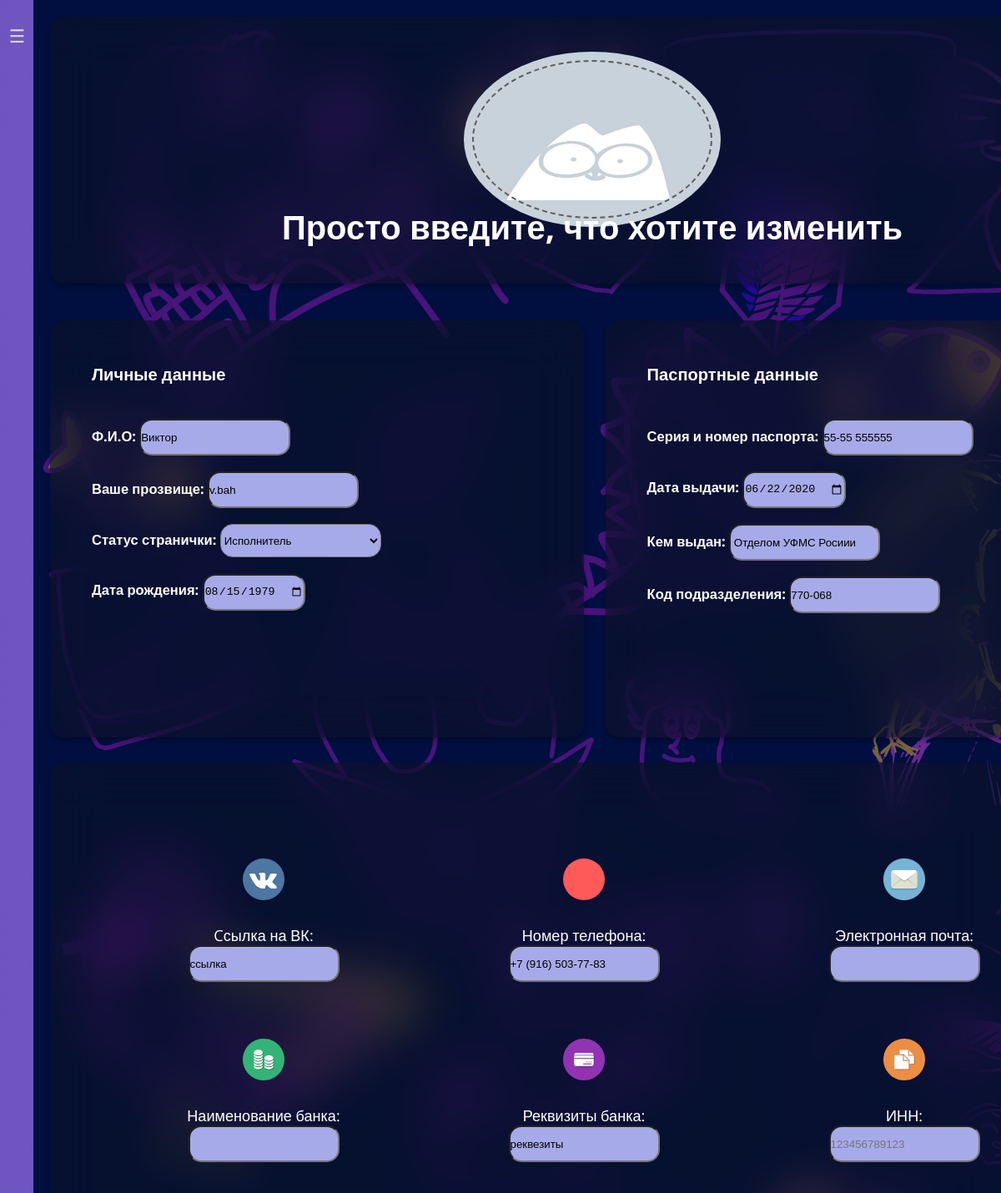
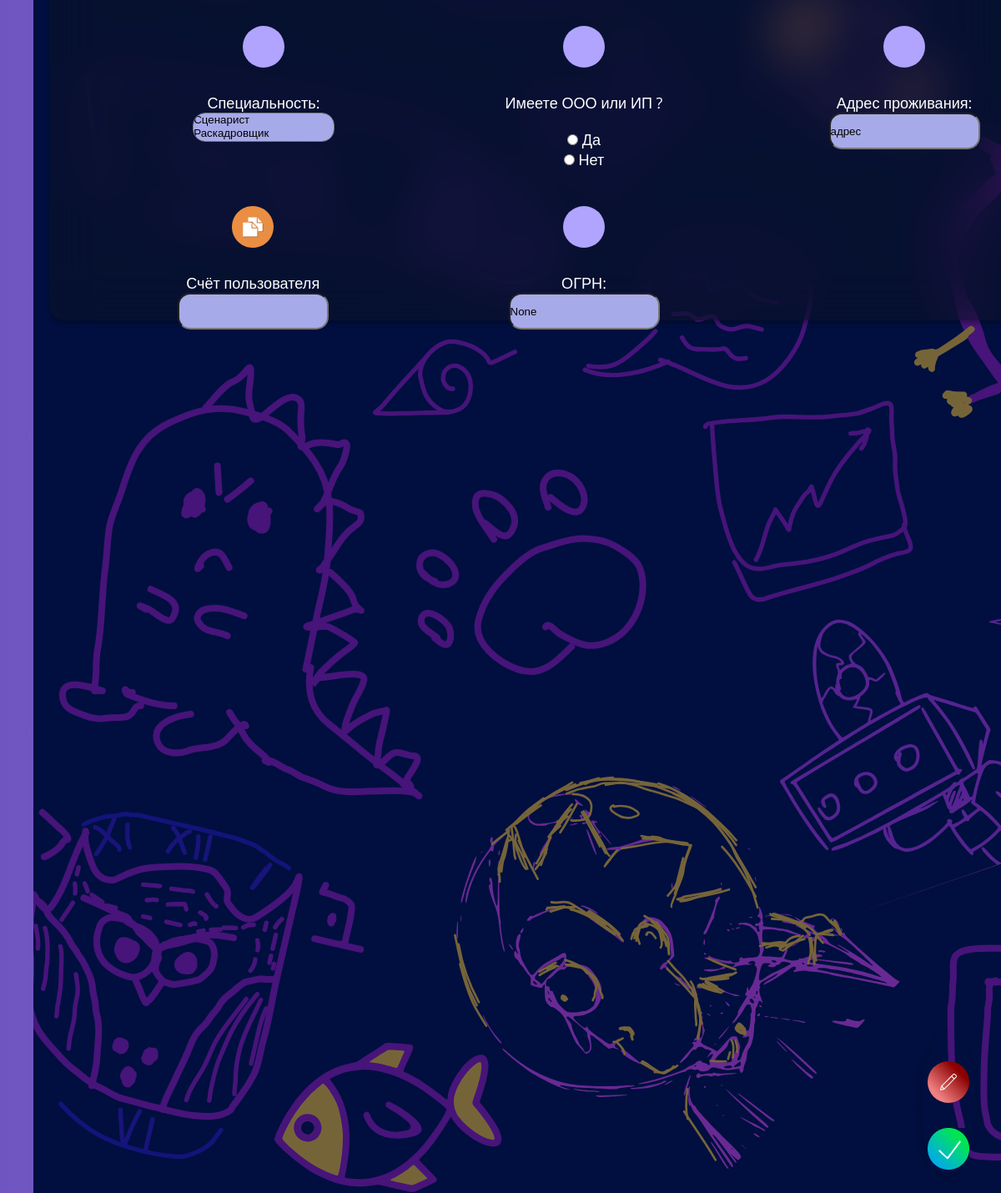
/cabinet_tasks_changer/2/ (signed in), run on the app's committed database (2 pictures, top to bottom).
### app/models.py (models this page shows)
class Users_Data(db.Model):
    __tablename__ = 'users_Data'
    id = db.Column(db.Integer, primary_key =True) #id
    idUser = db.Column(db.Integer, db.ForeignKey('users.id'),db.ForeignKey('massege.id_user'))  # id пользователя. Берёт из user
    name = db.Column(db.String(100), nullable=True) #ФИО
    nickname = db.Column(db.String(20), nullable=True) # прозвище
    link_vk = db.Column(db.String(50), nullable=True) # ссылка на вк
    birthDAy = db.Column(db.String(100), nullable=True)# Дата рождения
    passport = db.Column(db.String(100), nullable=True)# номер паспорта
    passportData = db.Column(db.String(100), nullable=True)# дата выдачи
    passportBy = db.Column(db.String(100), nullable=True)# кем выдан паспорт
    passportCod = db.Column(db.String(100), nullable=True)# код подразделения
    address = db.Column(db.Text, nullable=True)#Адрес проживания
    bankAccount = db.Column(db.Text, nullable=True)# Личный счёт пользователя
    inn = db.Column(db.String(12), nullable=True) # инн
    bank_details = db.Column(db.String(100), nullable=True) # реквизиты банка
    bankName = db.Column(db.String(100), nullable=True) # название банка
    phone_number = db.Column(db.String(11), nullable=True) # номер телефона
    tags = db.Column(db.Text, nullable=True)#специализация
    avatar = db.Column(db.String(100), nullable=True)#аватарка пользователя
    up_ooo = db.Column(db.Integer, nullable=True) # проверка ИП и ООО, 0 - нет, 1 - да
    ogrn = db.Column(db.String(13), nullable=True)#ОГРН Пользователя
    chekManager = db.Column(db.Integer, nullable=True) # посмотрел ли профиль менеджер. 0 - профиль не заполне, 1 - профиль на проверке у менеджера, 2 - профиль проверил менеджер

### app/views.py (the view, shortened to what this page needs)
@app.route('/cabinet_tasks_changer/<who>/', methods=['GET', 'POST'])  # Страница с выполненными задачами по людям
@login_required  # только зарегистрированный человек сможет зайти
def completed_tasks_changer(who):
    form = forms.PersonalForm()
    user = models.User.query.filter_by(id = who).first()
    infoUser = models.Users_Data.query.filter_by(idUser = who).first()
    return render_template("completed_tasks_changer.html",user = user,infoUser = infoUser,form=form)

### app/models.py (called while the page is built)
@login_manager.user_loader # загрузка пользователя
def load_user(id):
    return db.session.query(User).get(id)

### app/templates/completed_tasks_changer.html (shortened to what this page needs)
{% extends 'base.html' %}
{% block body %}
<link rel="stylesheet" href="{{ url_for ('static', filename='css/cabinet.css')}}">
<div class="container" max-width="1600px">
    <form action="" method="post" enctype="multipart/form-data">
    <div class="info1">
        <div class="avatar">
                <label for="photo" ></label>
        </div>
           <div class="login">Просто введите, что хотите изменить<br>
           </div>
    </div>
               <div class="info">
                   <div class="personal_data">
                   <h1>Личные данные</h1>
                   <h3>Ф.И.О: {{ form.name(value=infoUser.name)}}</h3><br>
                   <h3> Ваше прозвище: {{form.nickname(value=infoUser.nickname)}}</h3><br>
                   <h3>Статус странички: <select size="1" name="status">
                    <option value="0">Исполнитель</option>
                   </select></h3>
                   <h3>Дата рождения: {{form.birthDAy(value=infoUser.birthDAy)}}</h3>
               </div>
               <div class="passport">
                    <h1>Паспортные данные</h1>
                    <h3>Серия и номер паспорта: {{ form.passport(value=infoUser.passport) }}</h3><br>
                    <h3>Дата выдачи: {{ form.passportData(value=infoUser.passportData) }}</h3><br>
                    <h3>Кем выдан: {{ form.passportBy(value=infoUser.passportBy) }}</h3><br>
                    <h3>Код подразделения: {{ form.passportCod(value=infoUser.passportCod) }}</h3><br>
               </div>
           </div>
               <div class = "main_cab">
                    <div class="info-group">
                        <div class="email_cab">
                               <p>Электронная почта: {{form.email(value=infoUser.email)}}</p></div>
                        <div class="vk_link">
                               <p>Cсылка на ВК: {{ form.link_vk(value = infoUser.link_vk) }}</p>
                        </div>
                       <div class="phone">
                           <svg width="50" height="50" viewBox="0 0 50 50" fill="none" xmlns="http://www.w3.org/2000/svg">
                               <circle cx="25" cy="25" r="25" fill="#FF5A5A"/>
                           </svg>
                               <p>Номер телефона: {{form.phone_number(value=infoUser.phone_number)}}</p></div>
                        <div class="inn_cab">
                               <p>ИНН: <br><b>{{ form.inn(value=infoUser.INN)}}</b></p>
                        </div>
                        <div class="bank_account_cab">
                            <p>{{form.bankAccount.label}} <br>{{form.bankAccount}}</p>
                        </div>
                        <div class="bank_details_cab">
                               <p>Реквизиты банка: {{ form.bank_details(value=infoUser.bank_details)}}</p></div>
                        <div class="bname">
                               <p>Наименование банка: {{ form.bankName(value=infoUser.bank_name)}}</p></div>
                        <div  class="spec_tags">
                           <svg width="50" height="50" viewBox="0 0 50 50" fill="none" xmlns="http://www.w3.org/2000/svg">
                               <circle cx="25" cy="25" r="25" fill="#B1A4FE"/>
                               </svg>
                               <p>Специальность: <br> {{form.tags(multiple=True)}}</p>
                        </div>
                        <div  class="ooo_up">
                            <svg width="50" height="50" viewBox="0 0 50 50" fill="none" xmlns="http://www.w3.org/2000/svg">
                                <circle cx="25" cy="25" r="25" fill="#B1A4FE"/>
                            </svg>
                            <p>Имеете ООО или ИП ?{{form.up_ooo(value=infoUser.up_ooo)}}</p>
                         </div>
                         <div  class="adress">
                            <svg width="50" height="50" viewBox="0 0 50 50" fill="none" xmlns="http://www.w3.org/2000/svg">
                                <circle cx="25" cy="25" r="25" fill="#B1A4FE"/>
                            </svg>
                            <p>Адрес проживания: {{ form.address(value=infoUser.address)}}</p>
                         </div>
                         <div class="ogrn_cab">
                            <svg width="50" height="50" viewBox="0 0 50 50" fill="none" xmlns="http://www.w3.org/2000/svg">
                                <circle cx="25" cy="25" r="25" fill="#B1A4FE"/>
                            </svg>
                            <p> ОГРН: <br> {{ form.ogrn(value=infoUser.ogrn)}}</p>
                        </div>
                 </div>
               </div>
            </div>
       <div class="changing">
           <a href="/completed_tasks/{{infoUser.idUser}}">
           </a>
        <div class="sub_ch">
        {{ form.submit() }}
        </div>
          </div>
{% endblock %}

### app/templates/base.html (shortened to what this page needs)
<!DOCTYPE html>
<html lang="ru">
<head>
    <link rel="stylesheet" href="{{ url_for ('static', filename='css/style.css')}}">
</head>
<body align="center">
    <nav class="nav">
        <label for="nav-toggle" class="nav-toggle" onclick></label>
        <div class="logo">
        </div>
        <ul>
</ul>
</nav>
    {% block body %}
    {% endblock %}
</body>
</html>

### app/static/css/style.css (style rules this page uses)
body { background-color: #000F3F; background-image: url(../bg-fenix.svg); background-size: cover; color: white; font-family: 'Open Sans', sans-serif; }
* { margin: 0; padding: 0; }
a { text-decoration: none; color: white; }
.container { width: 1280px; height: 100vh; margin: 0px auto; top: 10%; padding-left: 5%; }
.nav { width: 320px; min-width: 320px; height: 100%; position: fixed; top: 0; bottom: 0; margin: 0; left: -320px; padding: 15px 20px; -webkit-transition: left 0.3s; -moz-transition: left 0.3s; transition: left 0.3s; background: linear-gradient(to right, #5E4DC1 20%, #7156c0 100%); z-index: 2000; text-align: left; font-size: 18px; }
.nav-toggle { position: absolute; left: 320px; width: 20px; top: 1em; padding: 0.5em; background: none; color: #dadada; cursor: pointer; font-size: 1.2em; line-height: 1; z-index: 2001; -webkit-transition: color .25s ease-in-out; -moz-transition: color .25s ease-in-out; transition: color .25s ease-in-out; }
.logo { display:grid; justify-content:left; align-content: space-between; position: relative; width: 100%; height: 200px; }
.nav-toggle:after { content: '\2630'; text-decoration: none; }
@media screen and (min-width: 320px) { html, body { margin: 0; overflow-x: hidden; } }
.nav > ul { display: block; margin: 0; padding: 0; list-style: none; }

### data on the page
Users_Data: name "Виктор", nickname "v.bah", birthDAy "08/15/1979", passport "55-55 555555", passportData "06/22/2020", passportBy "Отделом УФМС Росиии", passportCod "770-068", link_vk "ссылка", phone_number "+7 (916) 503-77-83", bank_details "реквезиты", tags "Сценарист / Раскадровщик", up_ooo "☐ Да ☐ Нет", address "адрес", ogrn "None"
